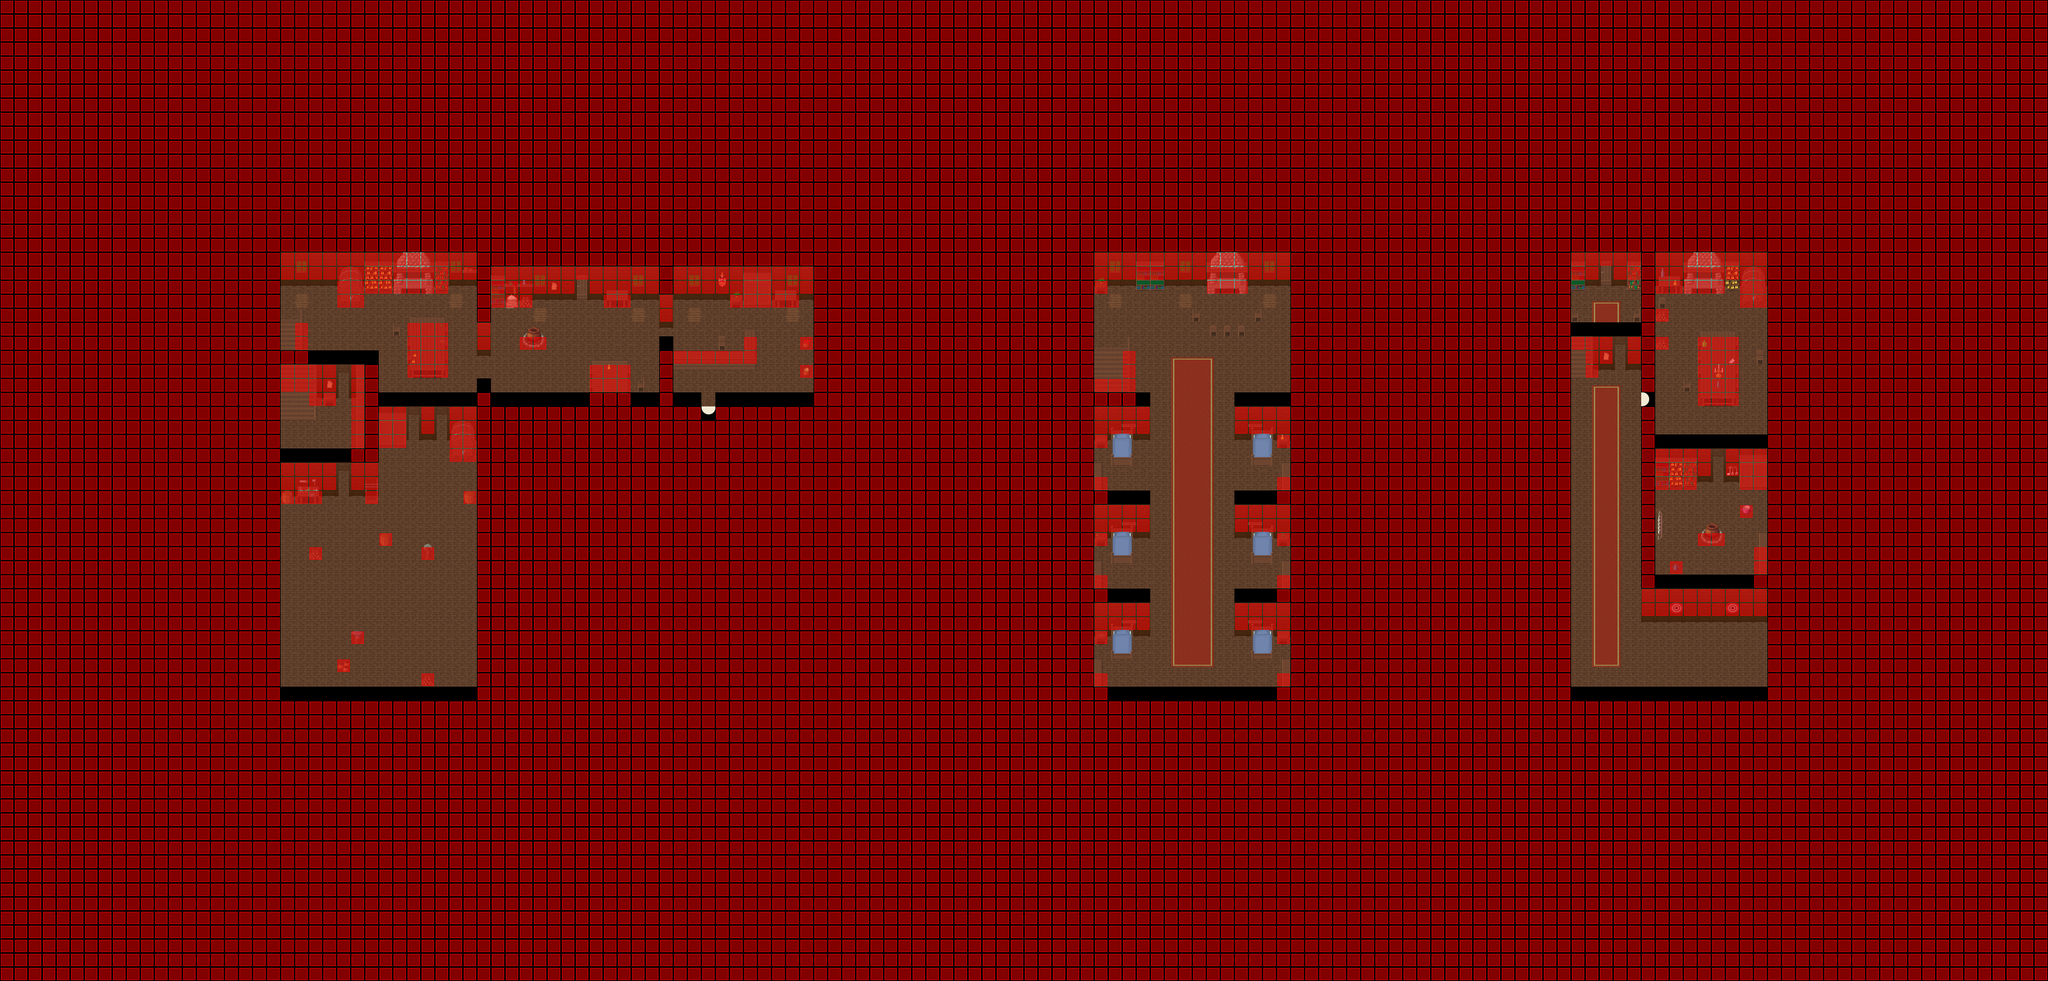

This is a level from a 2D game, rendered from its Tiled map with the project's own tilesets. A one-line summary and the map file follow, with tile-layer data summarised:
An orthogonal 146x70 tile map with 32x32 px tiles, 4 tile layers (Ground, Fringe, Over, Collision), 5 tilesets and 11 objects (7x warp, 3x particle_effect, spawn).

<map version="1.0" orientation="orthogonal" width="146" height="70" tilewidth="32" tileheight="32">
 <properties>
  <property name="music" value="Magick - Real.ogg" />
  <property name="name" value="Woodland Mining Camp Indoor" />
 </properties>
 <tileset firstgid="1" name="Woodland Indoor" tilewidth="32" tileheight="32">
  <image source="../graphics/tiles/woodland_indoor.png" width="512" height="512" />
 </tileset>
 <tileset firstgid="257" name="Woodland Indoor x2" tilewidth="32" tileheight="64">
  <image source="../graphics/tiles/woodland_indoor_x2.png" width="512" height="64" />
 </tileset>
 <tileset firstgid="273" name="Woodland Indoor x3" tilewidth="32" tileheight="96">
  <image source="../graphics/tiles/woodland_indoor_x3.png" width="512" height="96" />
 </tileset>
 <tileset firstgid="289" name="Woodland Village" tilewidth="32" tileheight="32">
  <image source="../graphics/tiles/Woodland_village.png" width="512" height="512" />
 </tileset>
 <tileset firstgid="545" name="Collision" tilewidth="32" tileheight="32">
  <image source="../graphics/tiles/collision.png" width="64" height="32" />
 </tileset>
 <layer name="Ground" width="146" height="70">
  <data>[10220 cells, 10220 non-empty, 23 distinct tile ids]</data>
 </layer>
 <layer name="Fringe" width="146" height="70">
  <data>[10220 cells, 229 non-empty, 77 distinct tile ids]</data>
 </layer>
 <layer name="Over" width="146" height="70">
  <data>[10220 cells, 175 non-empty, 27 distinct tile ids]</data>
 </layer>
 <layer name="Collision" width="146" height="70">
  <data>[10220 cells, 9072 non-empty, 1 distinct tile ids]</data>
 </layer>
 <objectgroup name="Objects" width="0" height="0">
  <object name="graphics/particles/fireplace.particle.xml" type="particle_effect" x="928" y="640" width="32" height="32" />
  <object name="graphics/particles/fireplace.particle.xml" type="particle_effect" x="2784" y="640" width="32" height="32" />
  <object name="graphics/particles/cookingfire.particle.xml" type="particle_effect" x="1200" y="800" width="32" height="32" />
  <object name="To Outside" type="warp" x="1600" y="928" width="32" height="32">
   <properties>
    <property name="dest_map" value="018-1" />
    <property name="dest_x" value="2080" />
    <property name="dest_y" value="2368" />
   </properties>
  </object>
  <object name="To Outside" type="warp" x="1312" y="640" width="32" height="32">
   <properties>
    <property name="dest_map" value="018-1" />
    <property name="dest_x" value="2048" />
    <property name="dest_y" value="2208" />
   </properties>
  </object>
  <object name="To Bottom Floor" type="warp" x="640" y="768" width="32" height="32">
   <properties>
    <property name="dest_map" value="018-2" />
    <property name="dest_x" value="3584" />
    <property name="dest_y" value="832" />
   </properties>
  </object>
  <object name="To First Floor" type="warp" x="3584" y="800" width="32" height="32">
   <properties>
    <property name="dest_map" value="018-2" />
    <property name="dest_x" value="640" />
    <property name="dest_y" value="736" />
   </properties>
  </object>
  <object name="To Second Floor" type="warp" x="640" y="896" width="64" height="32">
   <properties>
    <property name="dest_map" value="018-2" />
    <property name="dest_x" value="2528" />
    <property name="dest_y" value="800" />
   </properties>
  </object>
  <object name="To First Floor" type="warp" x="2496" y="832" width="64" height="32">
   <properties>
    <property name="dest_map" value="018-2" />
    <property name="dest_x" value="672" />
    <property name="dest_y" value="928" />
   </properties>
  </object>
  <object name="To Northern Mine" type="warp" x="3648" y="608" width="32" height="32">
   <properties>
    <property name="dest_map" value="018-3" />
    <property name="dest_x" value="5664" />
    <property name="dest_y" value="1760" />
   </properties>
  </object>
  <object name="YellowSlime" type="spawn" x="3584" y="640" width="160" height="128">
   <properties>
    <property name="eA_death" value="30000" />
    <property name="eA_spawn" value="100000" />
    <property name="max_beings" value="1" />
    <property name="monster_id" value="5" />
   </properties>
  </object>
 </objectgroup>
</map>
